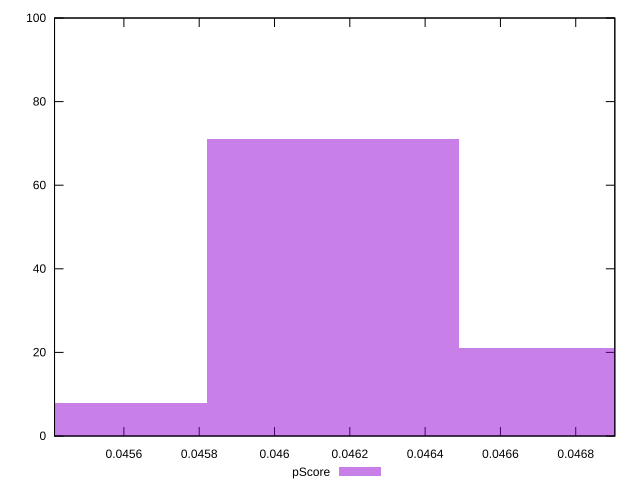

Source code (gnuplot):
reset

$pScore <<EOF
0.046156129768196656 71
0.04682505918512704 21
0.04548720035126627 8
EOF

set key outside below
set boxwidth 0.0006689294169303863
set xrange [0.04541578795487705:0.04690381119646869]
set yrange [0:100]
set trange [0:100]
set style fill transparent solid 0.5 noborder
set terminal svg size 640, 490 enhanced background rgb 'white'
set output "reports/report_00031_2021-02-24T23-18-18.084Z/uses-long-cache-ttl/samples/astro/pScore/histogram.svg"

plot $pScore title "pScore" with boxes

reset
